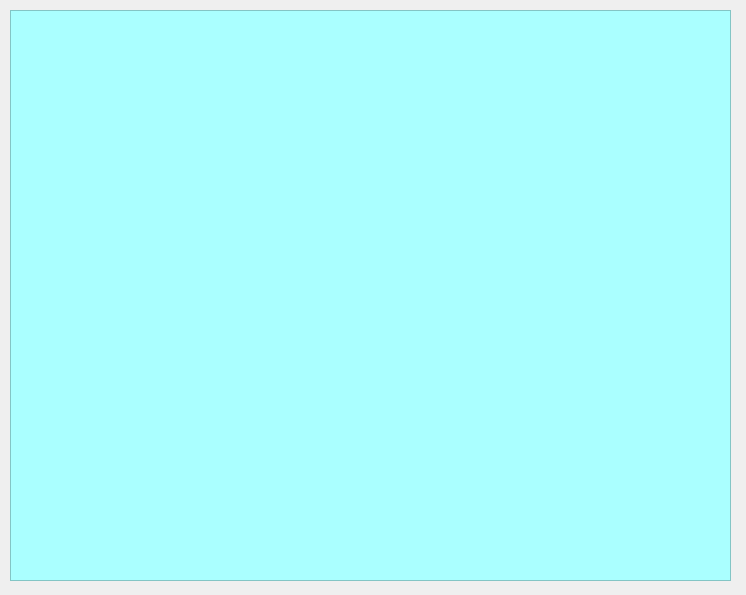
<?xml version="1.0" encoding="UTF-8"?>
<ui version="4.0">
 <class>Dialog</class>
 <widget class="QDialog" name="Dialog">
  <property name="geometry">
   <rect>
    <x>0</x>
    <y>0</y>
    <width>746</width>
    <height>595</height>
   </rect>
  </property>
  <property name="windowTitle">
   <string>Dialog</string>
  </property>
  <widget class="QTextBrowser" name="textBrowser">
   <property name="geometry">
    <rect>
     <x>10</x>
     <y>10</y>
     <width>721</width>
     <height>571</height>
    </rect>
   </property>
   <property name="styleSheet">
    <string notr="true">color: rgb(170, 0, 0);
background-color: rgb(170, 255, 255);</string>
   </property>
  </widget>
 </widget>
 <resources/>
 <connections/>
</ui>
